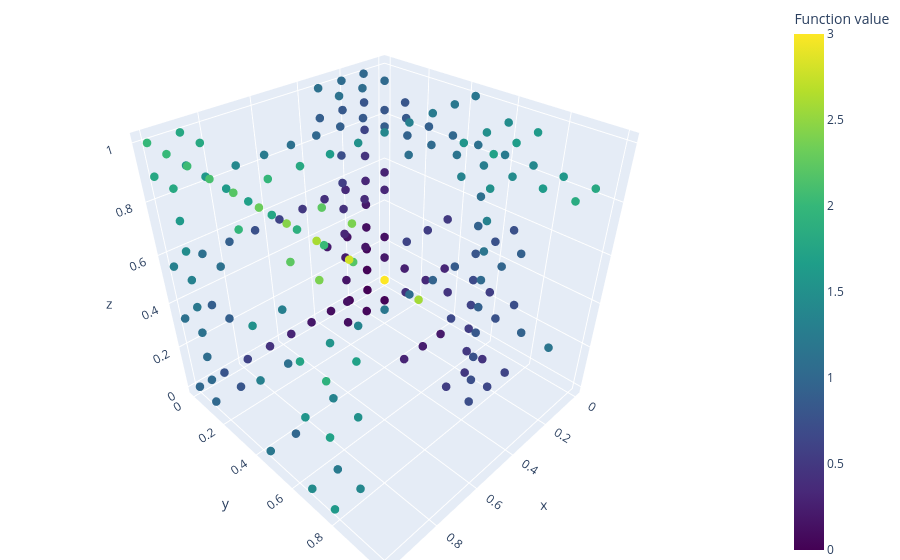

Write notebook code for a chart like this one.
### Code cell
from tq_mtopt.network import balanced_tree
from tq_mtopt.grid import tensor_network_grid
from tq_mtopt.plot import plot_tree, plot_tensor_network_xyz

# ------------------------------------------------------------------------
# Balanced tree tensor network with grids
#
# We:
#   1. Build a (close-to) balanced tree TN over `num_dims` leaves.
#   2. Attach 1D primitive grids to each coordinate via `tn_grid`.
#   3. Visualize:
#        * the tree topology with edge ranks using `plot_tree`,
#        * the node grids in 3D using `plot_tn_xyz`.
#
# The structure here is different from a TT: internal nodes form a tree
# (binary-like), which is useful for higher-dimensional functions and
# hierarchical decompositions.
# ------------------------------------------------------------------------

num_dims = 3  # number of physical dimensions / leaves
num_primitive_points = 10  # number of points per 1D primitive grid
rank = 5  # internal bond dimension

# 1. Build a balanced tree tensor network
tree_network = balanced_tree(
    num_leaves=num_dims,
    rank=rank,
    phys_dim=num_primitive_points,
)

# 2. Construct primitive grids for each coordinate and attach them
primitive_grids = [np.linspace(0.0, 1.0, num_primitive_points) for _ in range(num_dims)]

tree_network = tensor_network_grid(tree_network, primitive_grids)

# 3a. Plot the tree structure with edge ranks
plot_tree(tree_network)
plt.show()

# 3b. Plot node grids in 3D, colored by fun(x) (defined earlier)
fig_xyz = plot_tensor_network_xyz(tree_network, fun)
fig_xyz.show()

### Figure 1 — Plotly figure (JSON) as saved in the notebook; plotly's stock layout.template omitted (floating-point values rounded to 4 significant figures; data arrays with more than 128 entries replaced by an {"elided": "..."} marker saying what was removed)
{"data": [{"marker": {"color": {"elided": "275 float values"}, "colorbar": {"title": {"text": "Function value"}}, "colorscale": [[0, "#440154"], [0.1111, "#482878"], [0.2222, "#3e4989"], [0.3333, "#31688e"], [0.4444, "#26828e"], [0.5556, "#1f9e89"], [0.6667, "#35b779"], [0.7778, "#6ece58"], [0.8889, "#b5de2b"], [1, "#fde725"]], "size": 5}, "mode": "markers", "type": "scatter3d", "x": {"elided": "275 float values"}, "y": {"elided": "275 float values"}, "z": {"elided": "275 float values"}}], "layout": {"margin": {"b": 0, "l": 0, "r": 0, "t": 0}, "scene": {"aspectmode": "cube", "xaxis": {"autorange": true, "title": {"text": "x"}}, "yaxis": {"autorange": true, "title": {"text": "y"}}, "zaxis": {"autorange": true, "title": {"text": "z"}}}}}
